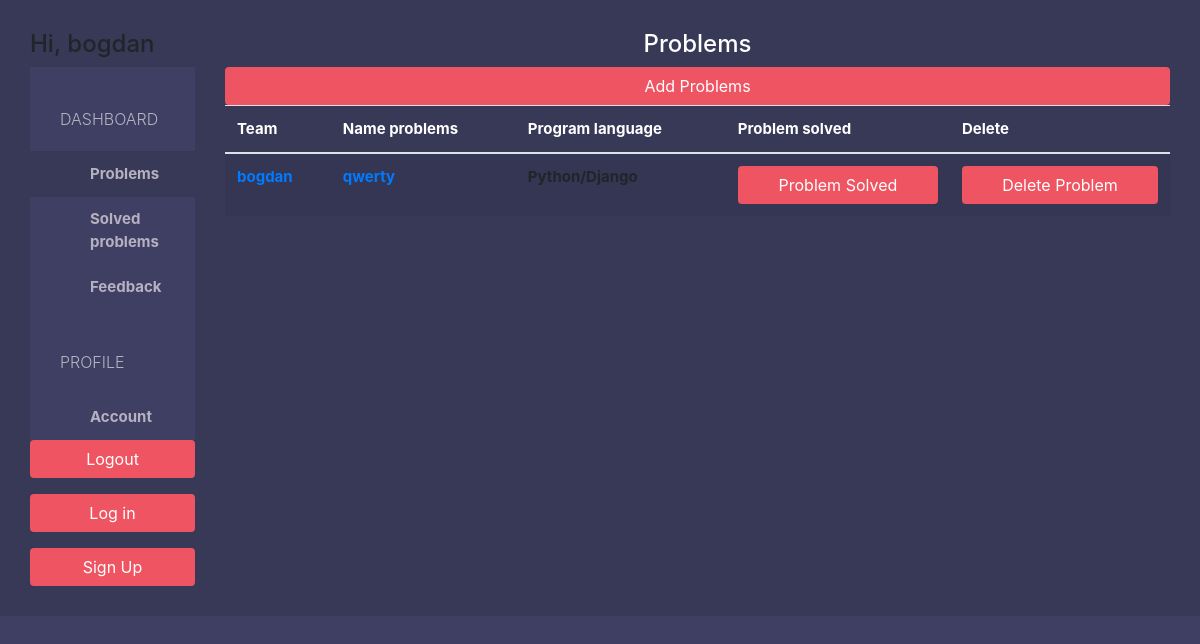
Page /helper/problems/ (signed in) on the committed database.
### helpapp/models.py (models this page shows, shortened)
class Problems(models.Model):
    team = models.ForeignKey(Team, on_delete=models.CASCADE)
    name_problem = models.CharField(max_length=50)
    program_language = models.CharField(max_length=50, blank=True)

class Team(models.Model):
    user = models.OneToOneField(User, on_delete=models.CASCADE)
    address = models.CharField(max_length=500, default='Enter the floor, office and location of your team')
    logo = models.ImageField(upload_to='images/team/')
    def __str__(self):
        return str(self.user)

### helpapp/views.py (the view)
# urls.py: path('helper/problems/', helper_problems, name='problems'),
@login_required(login_url='/helper/log_in/')
def helper_problems(request):
    problems = Problems.objects.all()
    context = {'problems': problems}
    return render(request, 'helpapp/problems.html', context)

### templates/helpapp/problems.html (shortened to what this page needs)
{% extends 'helpapp/home.html' %}
{% block page %}
    <div class="panel">
        <div class="panel-heading bg-blue">
            <h4 class="panel-title text-center text-white">
                Problems
            </h4>
        </div>
        <div class="panel-body">
            <div class="text-right">
                <a href="{% url 'add-problems' %}" class="btn btn-pink">Add Problems</a>
                <br/>
            </div>
            <table class="table table-border table-hover table-striped">
                <thead>
                <tr class="bg-grey text-white">
                    <th>Team</th>
                    <th>Name problems</th>
                    <th>Program language</th>
                    <th>Problem solved</th>
                    <th>Delete</th>
                </tr>
                </thead>
                <tbody>
                <form method="POST">
                    {% for problem in problems %}
                        <tr>
                            <td scope="row"><a
                                    href="{% url 'information-account' problem.team.id %}">{{ problem.team }}</a>
                            </td>
                            <td scope="row"><a
                                    href="{% url 'edit-problems' problem.id %}">{{ problem.name_problem }}</a>
                            </td>
                            <td>{{ problem.program_language }}</td>
                            <td>
                                <a href="{% url 'solved-problems' problem.id %}" class="btn btn-pink">Problem Solved</a>
                            </td>
                            <td>
                                <a href="{% url 'delete-problems' problem.id %}" class="btn btn-pink">Delete Problem</a>
                            </td>
                        </tr>
                    {% endfor %}
                </form>
                </tbody>
            </table>
        </div>
    </div>
{% endblock %}

### templates/helpapp/home.html (shortened to what this page needs)
{% extends 'base.html' %}
{% block sidebar %}
    {% url 'problems' as helper_problems_url %}
    {% url 'account' as helper_account_url %}
    {% url 'feedback' as helper_feedback_url %}
    {% url 'solved' as helper_solved_url %}
    <h4>Hi, {{ request.user }}</h4>
    <div class="list-group">
        <span class="text-uppercase">Dashboard</span>
        <a href="{% url 'problems' %}"
           class="list-group-item {% if request.path == helper_problems_url %}active{% endif %}">Problems</a>
        <a href="{% url 'solved' %}"
           class="list-group-item {% if request.path == helper_solved_url %}active{% endif %}">Solved problems</a>
        <a href="{% url 'feedback' %}"
           class="list-group-item {% if request.path == helper_feedback_url %}active{% endif %}">Feedback</a>
        <span class="text-uppercase">Profile</span>
        <a href="{% url 'account' %}"
           class="list-group-item {% if request.path == helper_account_url %}active{% endif %}">Account</a>
    </div>
    <div class="text-center">
        <a href="{% url 'log-out' %}?next={{ request.path }}" class="btn btn-pink mb-3">Logout</a>
        <a href="{% url 'log-in' %}?next={{ request.path }}" class="btn btn-pink mb-3">Log in</a>
        <a href="{% url 'sign-up' %}?next={{ request.path }}" class="btn btn-pink">Sign Up</a>
    </div>
{% endblock %}

### static/style.css (style rules this page uses)
body { padding-top: 50px; background-color: #edf2f5; overflow: auto; }
.btn-pink { color: white; background-color: #EE5462; }
.sidebar .list-group { padding: 0; background-color: #3f3f63; }
.sidebar .list-group > span { color: #b6b1c1; display: block; margin-top: 20px; padding: 20px 30px; font-size: 16px; font-weight: 300; }
.sidebar .list-group .list-group-item, .sidebar .list-group .list-group-item:focus { background-color: #3f3f63; color: #b6b1c1; border: 0; padding-left: 60px; padding-right: 30px; }
.sidebar .list-group .list-group-item.active, .sidebar .list-group .list-group-item:hover { background-color: #383957; counter: #e0deeB; }
.sidebar > div:last-child .btn { width: 100%; }

### rows in the picture
Problems: team "bogdan", name_problem "qwerty", program_language "Python/Django"

### other values in the picture
{{ request.user }} "bogdan"
